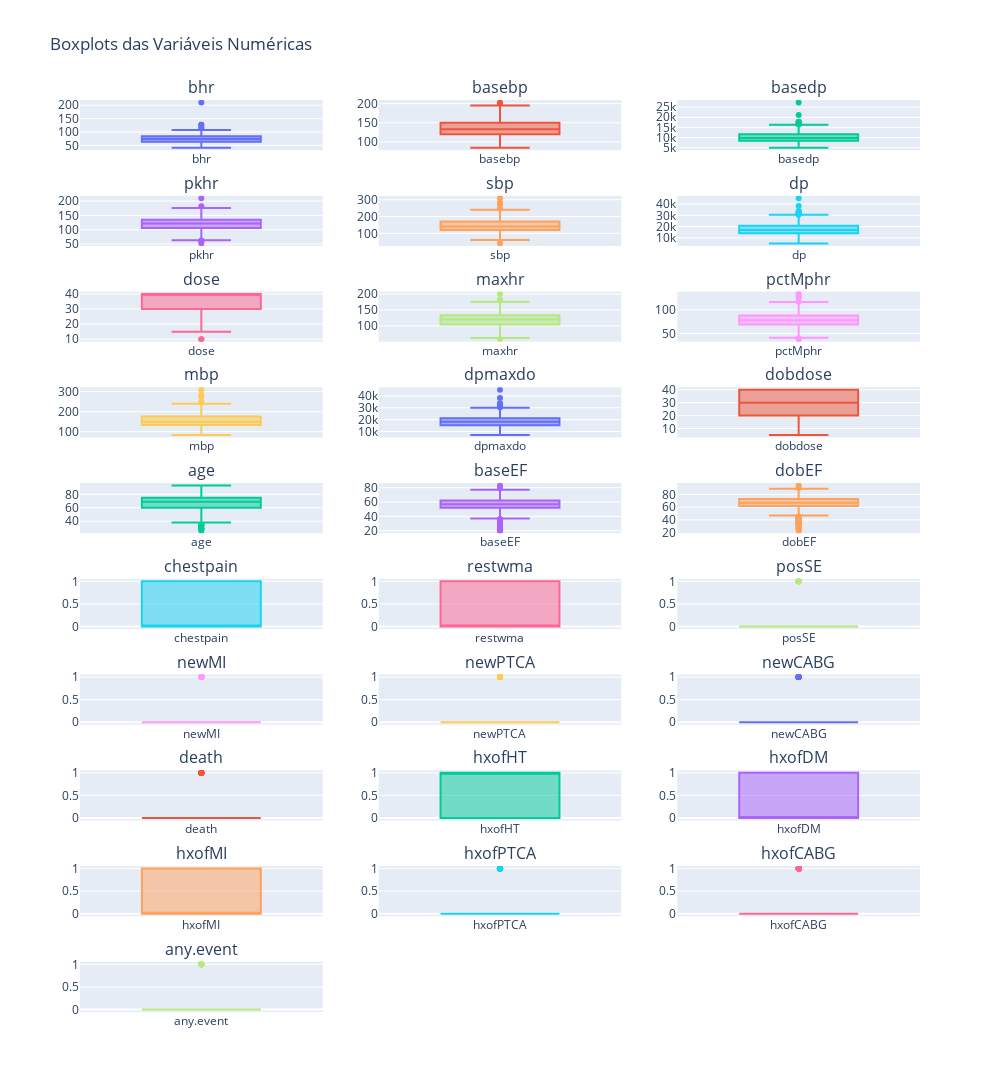

Notebook code cell kept with this figure:
### Markdown cell above
Distribuição Normal ou Assimétrica:

Se o histograma de uma variável apresentar uma forma de sino, isso indica uma distribuição normal.
Distribuições assimétricas (skewed) podem ser à esquerda (valores concentrados no lado direito) ou à direita (valores concentrados no lado esquerdo).
Picos e Modos:

Múltiplos picos indicam uma distribuição multimodal, sugerindo a presença de subgrupos distintos dentro dos dados.
Dados Concentrados ou Espalhados:

A largura do histograma mostra a variabilidade da variável. Histogramas estreitos indicam pouca variabilidade, enquanto histogramas largos indicam alta variabilidade.

### Code cell
import pandas as pd
import plotly.express as px
from plotly.subplots import make_subplots
import plotly.graph_objects as go

# Supondo que 'data' seja o DataFrame já carregado com seus dados

# Selecionar colunas numéricas
numeric_cols = data.select_dtypes(include=[float, int]).columns

# Criar subplots - ajustando o número de linhas e colunas com base no número de variáveis numéricas
num_cols = 3  # Número de colunas que você deseja no grid
num_rows = -(-len(numeric_cols) // num_cols)  # Calculando o número de linhas necessárias

# Criar a figura dos subplots
fig = make_subplots(rows=num_rows, cols=num_cols, subplot_titles=numeric_cols)

# Adicionar cada boxplot aos subplots
for i, column in enumerate(numeric_cols):
    row = i // num_cols + 1
    col = i % num_cols + 1
    fig.add_trace(go.Box(y=data[column], name=column), row=row, col=col)

# Atualizar layout
fig.update_layout(height=300*num_rows, width=1000, title_text="Boxplots Gerais", showlegend=False)

# Mostrar figura
fig.show()

### Figure 1 — Plotly figure (JSON) as saved in the notebook; plotly's stock layout.template omitted (floating-point values rounded to 4 significant figures; data arrays with more than 128 entries replaced by an {"elided": "..."} marker saying what was removed)
{"data": [{"name": "bhr", "type": "box", "xaxis": "x", "y": {"elided": "558 int values"}, "yaxis": "y"}, {"name": "basebp", "type": "box", "xaxis": "x2", "y": {"elided": "558 int values"}, "yaxis": "y2"}, {"name": "basedp", "type": "box", "xaxis": "x3", "y": {"elided": "558 int values"}, "yaxis": "y3"}, {"name": "pkhr", "type": "box", "xaxis": "x4", "y": {"elided": "558 int values"}, "yaxis": "y4"}, {"name": "sbp", "type": "box", "xaxis": "x5", "y": {"elided": "558 int values"}, "yaxis": "y5"}, {"name": "dp", "type": "box", "xaxis": "x6", "y": {"elided": "558 int values"}, "yaxis": "y6"}, {"name": "dose", "type": "box", "xaxis": "x7", "y": {"elided": "558 int values"}, "yaxis": "y7"}, {"name": "maxhr", "type": "box", "xaxis": "x8", "y": {"elided": "558 int values"}, "yaxis": "y8"}, {"name": "pctMphr", "type": "box", "xaxis": "x9", "y": {"elided": "558 int values"}, "yaxis": "y9"}, {"name": "mbp", "type": "box", "xaxis": "x10", "y": {"elided": "558 int values"}, "yaxis": "y10"}, {"name": "dpmaxdo", "type": "box", "xaxis": "x11", "y": {"elided": "558 int values"}, "yaxis": "y11"}, {"name": "dobdose", "type": "box", "xaxis": "x12", "y": {"elided": "558 int values"}, "yaxis": "y12"}, {"name": "age", "type": "box", "xaxis": "x13", "y": {"elided": "558 int values"}, "yaxis": "y13"}, {"name": "baseEF", "type": "box", "xaxis": "x14", "y": {"elided": "558 int values"}, "yaxis": "y14"}, {"name": "dobEF", "type": "box", "xaxis": "x15", "y": {"elided": "558 int values"}, "yaxis": "y15"}, {"name": "chestpain", "type": "box", "xaxis": "x16", "y": {"elided": "558 int values"}, "yaxis": "y16"}, {"name": "restwma", "type": "box", "xaxis": "x17", "y": {"elided": "558 int values"}, "yaxis": "y17"}, {"name": "posSE", "type": "box", "xaxis": "x18", "y": {"elided": "558 int values"}, "yaxis": "y18"}, {"name": "newMI", "type": "box", "xaxis": "x19", "y": {"elided": "558 int values"}, "yaxis": "y19"}, {"name": "newPTCA", "type": "box", "xaxis": "x20", "y": {"elided": "558 int values"}, "yaxis": "y20"}, {"name": "newCABG", "type": "box", "xaxis": "x21", "y": {"elided": "558 int values"}, "yaxis": "y21"}, {"name": "death", "type": "box", "xaxis": "x22", "y": {"elided": "558 int values"}, "yaxis": "y22"}, {"name": "hxofHT", "type": "box", "xaxis": "x23", "y": {"elided": "558 int values"}, "yaxis": "y23"}, {"name": "hxofDM", "type": "box", "xaxis": "x24", "y": {"elided": "558 int values"}, "yaxis": "y24"}, {"name": "hxofMI", "type": "box", "xaxis": "x25", "y": {"elided": "558 int values"}, "yaxis": "y25"}, {"name": "hxofPTCA", "type": "box", "xaxis": "x26", "y": {"elided": "558 int values"}, "yaxis": "y26"}, {"name": "hxofCABG", "type": "box", "xaxis": "x27", "y": {"elided": "558 int values"}, "yaxis": "y27"}, {"name": "any.event", "type": "box", "xaxis": "x28", "y": {"elided": "558 int values"}, "yaxis": "y28"}], "layout": {"annotations": [{"font": {"size": 16}, "showarrow": false, "text": "bhr", "x": 0.1444, "xanchor": "center", "xref": "paper", "y": 1, "yanchor": "bottom", "yref": "paper"}, {"font": {"size": 16}, "showarrow": false, "text": "basebp", "x": 0.5, "xanchor": "center", "xref": "paper", "y": 1, "yanchor": "bottom", "yref": "paper"}, {"font": {"size": 16}, "showarrow": false, "text": "basedp", "x": 0.8556, "xanchor": "center", "xref": "paper", "y": 1, "yanchor": "bottom", "yref": "paper"}, {"font": {"size": 16}, "showarrow": false, "text": "pkhr", "x": 0.1444, "xanchor": "center", "xref": "paper", "y": 0.895, "yanchor": "bottom", "yref": "paper"}, {"font": {"size": 16}, "showarrow": false, "text": "sbp", "x": 0.5, "xanchor": "center", "xref": "paper", "y": 0.895, "yanchor": "bottom", "yref": "paper"}, {"font": {"size": 16}, "showarrow": false, "text": "dp", "x": 0.8556, "xanchor": "center", "xref": "paper", "y": 0.895, "yanchor": "bottom", "yref": "paper"}, {"font": {"size": 16}, "showarrow": false, "text": "dose", "x": 0.1444, "xanchor": "center", "xref": "paper", "y": 0.79, "yanchor": "bottom", "yref": "paper"}, {"font": {"size": 16}, "showarrow": false, "text": "maxhr", "x": 0.5, "xanchor": "center", "xref": "paper", "y": 0.79, "yanchor": "bottom", "yref": "paper"}, {"font": {"size": 16}, "showarrow": false, "text": "pctMphr", "x": 0.8556, "xanchor": "center", "xref": "paper", "y": 0.79, "yanchor": "bottom", "yref": "paper"}, {"font": {"size": 16}, "showarrow": false, "text": "mbp", "x": 0.1444, "xanchor": "center", "xref": "paper", "y": 0.685, "yanchor": "bottom", "yref": "paper"}, {"font": {"size": 16}, "showarrow": false, "text": "dpmaxdo", "x": 0.5, "xanchor": "center", "xref": "paper", "y": 0.685, "yanchor": "bottom", "yref": "paper"}, {"font": {"size": 16}, "showarrow": false, "text": "dobdose", "x": 0.8556, "xanchor": "center", "xref": "paper", "y": 0.685, "yanchor": "bottom", "yref": "paper"}, {"font": {"size": 16}, "showarrow": false, "text": "age", "x": 0.1444, "xanchor": "center", "xref": "paper", "y": 0.58, "yanchor": "bottom", "yref": "paper"}, {"font": {"size": 16}, "showarrow": false, "text": "baseEF", "x": 0.5, "xanchor": "center", "xref": "paper", "y": 0.58, "yanchor": "bottom", "yref": "paper"}, {"font": {"size": 16}, "showarrow": false, "text": "dobEF", "x": 0.8556, "xanchor": "center", "xref": "paper", "y": 0.58, "yanchor": "bottom", "yref": "paper"}, {"font": {"size": 16}, "showarrow": false, "text": "chestpain", "x": 0.1444, "xanchor": "center", "xref": "paper", "y": 0.475, "yanchor": "bottom", "yref": "paper"}, {"font": {"size": 16}, "showarrow": false, "text": "restwma", "x": 0.5, "xanchor": "center", "xref": "paper", "y": 0.475, "yanchor": "bottom", "yref": "paper"}, {"font": {"size": 16}, "showarrow": false, "text": "posSE", "x": 0.8556, "xanchor": "center", "xref": "paper", "y": 0.475, "yanchor": "bottom", "yref": "paper"}, {"font": {"size": 16}, "showarrow": false, "text": "newMI", "x": 0.1444, "xanchor": "center", "xref": "paper", "y": 0.37, "yanchor": "bottom", "yref": "paper"}, {"font": {"size": 16}, "showarrow": false, "text": "newPTCA", "x": 0.5, "xanchor": "center", "xref": "paper", "y": 0.37, "yanchor": "bottom", "yref": "paper"}, {"font": {"size": 16}, "showarrow": false, "text": "newCABG", "x": 0.8556, "xanchor": "center", "xref": "paper", "y": 0.37, "yanchor": "bottom", "yref": "paper"}, {"font": {"size": 16}, "showarrow": false, "text": "death", "x": 0.1444, "xanchor": "center", "xref": "paper", "y": 0.265, "yanchor": "bottom", "yref": "paper"}, {"font": {"size": 16}, "showarrow": false, "text": "hxofHT", "x": 0.5, "xanchor": "center", "xref": "paper", "y": 0.265, "yanchor": "bottom", "yref": "paper"}, {"font": {"size": 16}, "showarrow": false, "text": "hxofDM", "x": 0.8556, "xanchor": "center", "xref": "paper", "y": 0.265, "yanchor": "bottom", "yref": "paper"}, {"font": {"size": 16}, "showarrow": false, "text": "hxofMI", "x": 0.1444, "xanchor": "center", "xref": "paper", "y": 0.16, "yanchor": "bottom", "yref": "paper"}, {"font": {"size": 16}, "showarrow": false, "text": "hxofPTCA", "x": 0.5, "xanchor": "center", "xref": "paper", "y": 0.16, "yanchor": "bottom", "yref": "paper"}, {"font": {"size": 16}, "showarrow": false, "text": "hxofCABG", "x": 0.8556, "xanchor": "center", "xref": "paper", "y": 0.16, "yanchor": "bottom", "yref": "paper"}, {"font": {"size": 16}, "showarrow": false, "text": "any.event", "x": 0.1444, "xanchor": "center", "xref": "paper", "y": 0.055, "yanchor": "bottom", "yref": "paper"}], "height": 3000, "showlegend": false, "title": {"text": "Boxplots das Variáveis Numéricas"}, "width": 1000, "xaxis": {"anchor": "y", "domain": [0, 0.2889]}, "xaxis10": {"anchor": "y10", "domain": [0, 0.2889]}, "xaxis11": {"anchor": "y11", "domain": [0.3556, 0.6444]}, "xaxis12": {"anchor": "y12", "domain": [0.7111, 1]}, "xaxis13": {"anchor": "y13", "domain": [0, 0.2889]}, "xaxis14": {"anchor": "y14", "domain": [0.3556, 0.6444]}, "xaxis15": {"anchor": "y15", "domain": [0.7111, 1]}, "xaxis16": {"anchor": "y16", "domain": [0, 0.2889]}, "xaxis17": {"anchor": "y17", "domain": [0.3556, 0.6444]}, "xaxis18": {"anchor": "y18", "domain": [0.7111, 1]}, "xaxis19": {"anchor": "y19", "domain": [0, 0.2889]}, "xaxis2": {"anchor": "y2", "domain": [0.3556, 0.6444]}, "xaxis20": {"anchor": "y20", "domain": [0.3556, 0.6444]}, "xaxis21": {"anchor": "y21", "domain": [0.7111, 1]}, "xaxis22": {"anchor": "y22", "domain": [0, 0.2889]}, "xaxis23": {"anchor": "y23", "domain": [0.3556, 0.6444]}, "xaxis24": {"anchor": "y24", "domain": [0.7111, 1]}, "xaxis25": {"anchor": "y25", "domain": [0, 0.2889]}, "xaxis26": {"anchor": "y26", "domain": [0.3556, 0.6444]}, "xaxis27": {"anchor": "y27", "domain": [0.7111, 1]}, "xaxis28": {"anchor": "y28", "domain": [0, 0.2889]}, "xaxis29": {"anchor": "y29", "domain": [0.3556, 0.6444]}, "xaxis3": {"anchor": "y3", "domain": [0.7111, 1]}, "xaxis30": {"anchor": "y30", "domain": [0.7111, 1]}, "xaxis4": {"anchor": "y4", "domain": [0, 0.2889]}, "xaxis5": {"anchor": "y5", "domain": [0.3556, 0.6444]}, "xaxis6": {"anchor": "y6", "domain": [0.7111, 1]}, "xaxis7": {"anchor": "y7", "domain": [0, 0.2889]}, "xaxis8": {"anchor": "y8", "domain": [0.3556, 0.6444]}, "xaxis9": {"anchor": "y9", "domain": [0.7111, 1]}, "yaxis": {"anchor": "x", "domain": [0.945, 1]}, "yaxis10": {"anchor": "x10", "domain": [0.63, 0.685]}, "yaxis11": {"anchor": "x11", "domain": [0.63, 0.685]}, "yaxis12": {"anchor": "x12", "domain": [0.63, 0.685]}, "yaxis13": {"anchor": "x13", "domain": [0.525, 0.58]}, "yaxis14": {"anchor": "x14", "domain": [0.525, 0.58]}, "yaxis15": {"anchor": "x15", "domain": [0.525, 0.58]}, "yaxis16": {"anchor": "x16", "domain": [0.42, 0.475]}, "yaxis17": {"anchor": "x17", "domain": [0.42, 0.475]}, "yaxis18": {"anchor": "x18", "domain": [0.42, 0.475]}, "yaxis19": {"anchor": "x19", "domain": [0.315, 0.37]}, "yaxis2": {"anchor": "x2", "domain": [0.945, 1]}, "yaxis20": {"anchor": "x20", "domain": [0.315, 0.37]}, "yaxis21": {"anchor": "x21", "domain": [0.315, 0.37]}, "yaxis22": {"anchor": "x22", "domain": [0.21, 0.265]}, "yaxis23": {"anchor": "x23", "domain": [0.21, 0.265]}, "yaxis24": {"anchor": "x24", "domain": [0.21, 0.265]}, "yaxis25": {"anchor": "x25", "domain": [0.105, 0.16]}, "yaxis26": {"anchor": "x26", "domain": [0.105, 0.16]}, "yaxis27": {"anchor": "x27", "domain": [0.105, 0.16]}, "yaxis28": {"anchor": "x28", "domain": [0, 0.055]}, "yaxis29": {"anchor": "x29", "domain": [0, 0.055]}, "yaxis3": {"anchor": "x3", "domain": [0.945, 1]}, "yaxis30": {"anchor": "x30", "domain": [0, 0.055]}, "yaxis4": {"anchor": "x4", "domain": [0.84, 0.895]}, "yaxis5": {"anchor": "x5", "domain": [0.84, 0.895]}, "yaxis6": {"anchor": "x6", "domain": [0.84, 0.895]}, "yaxis7": {"anchor": "x7", "domain": [0.735, 0.79]}, "yaxis8": {"anchor": "x8", "domain": [0.735, 0.79]}, "yaxis9": {"anchor": "x9", "domain": [0.735, 0.79]}}}
